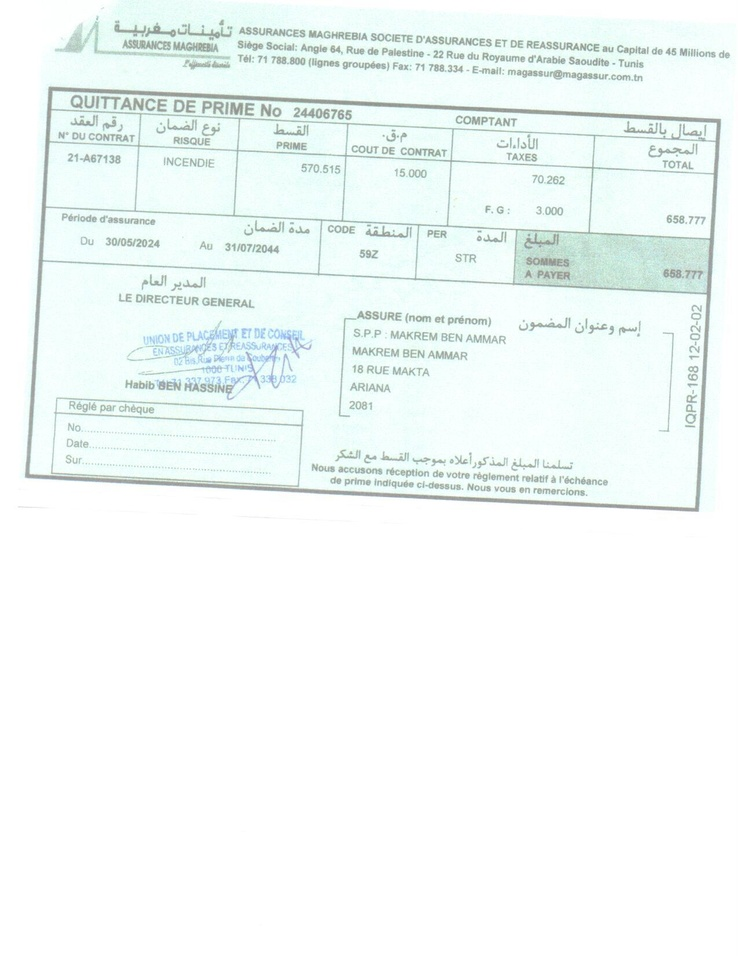
#> input picture image/HP0006.jpg, 738 x 956 px, shrunk from 1275 x 1650 before the run
$ python -i TableExtractor.py   (imports and definitions only)
#> lines starting #> are read from the running program, lines starting #| are printed output that depends on the picture; after the words box and inside, x2 and y2 are one past the last pixel; in counts of white or black regions, pixels touching at a corner belong together
import cv2
import numpy as np
import os

class TableExtractor:

    def __init__(self, image_path):
        self.image_path = image_path

    def execute(self):
        self.read_image()
        self.store_process_image("0_original.jpg", self.image)
        self.convert_image_to_grayscale()
        self.store_process_image("1_grayscaled.jpg", self.grayscale_image)
        self.threshold_image()
        self.store_process_image("3_thresholded.jpg", self.thresholded_image)
        self.invert_image()
        self.store_process_image("4_inverteded.jpg", self.inverted_image)
        self.dilate_image()
        self.store_process_image("5_dialateded.jpg", self.dilated_image)
        self.find_contours()
        self.store_process_image("6_all_contours.jpg", self.image_with_all_contours)
        self.filter_contours_and_leave_only_rectangles()
        self.store_process_image("7_only_rectangular_contours.jpg", self.image_with_only_rectangular_contours)
        self.find_largest_contour_by_area()
        self.store_process_image("8_contour_with_max_area.jpg", self.image_with_contour_with_max_area)
        self.order_points_in_the_contour_with_max_area()
        self.store_process_image("9_with_4_corner_points_plotted.jpg", self.image_with_points_plotted)
        self.calculate_new_width_and_height_of_image()
        self.apply_perspective_transform()
        self.store_process_image("10_perspective_corrected.jpg", self.perspective_corrected_image)
        self.add_10_percent_padding()
        self.store_process_image("11_perspective_corrected_with_padding.jpg", self.perspective_corrected_image_with_padding)
        return self.perspective_corrected_image_with_padding

    def read_image(self):
        self.image = cv2.imread(self.image_path)
#> self.image is the input picture: shape (956, 738, 3); mean B, G, R 248, 249.2, 242.6

    def convert_image_to_grayscale(self):
        self.grayscale_image = cv2.cvtColor(self.image, cv2.COLOR_BGR2GRAY)

    def blur_image(self):
        self.blurred_image = cv2.blur(self.grayscale_image, (5, 5))

    def threshold_image(self):
        self.thresholded_image = cv2.threshold(self.grayscale_image, 0, 255, cv2.THRESH_BINARY + cv2.THRESH_OTSU)[1]
#> self.thresholded_image: shape (956, 738); 92.4% white; 628 black regions (334 under 20 px), largest, box (x1, y1, x2, y2) and area: (25, 86, 721, 512) 23289, (184, 342, 293, 400) 1179, (155, 321, 261, 364) 945

    def invert_image(self):
        self.inverted_image = cv2.bitwise_not(self.thresholded_image)

    def dilate_image(self):
        kernel = cv2.getStructuringElement(cv2.MORPH_RECT, (2, 2))
        self.dilated_image = cv2.dilate(self.inverted_image, kernel, iterations=2)
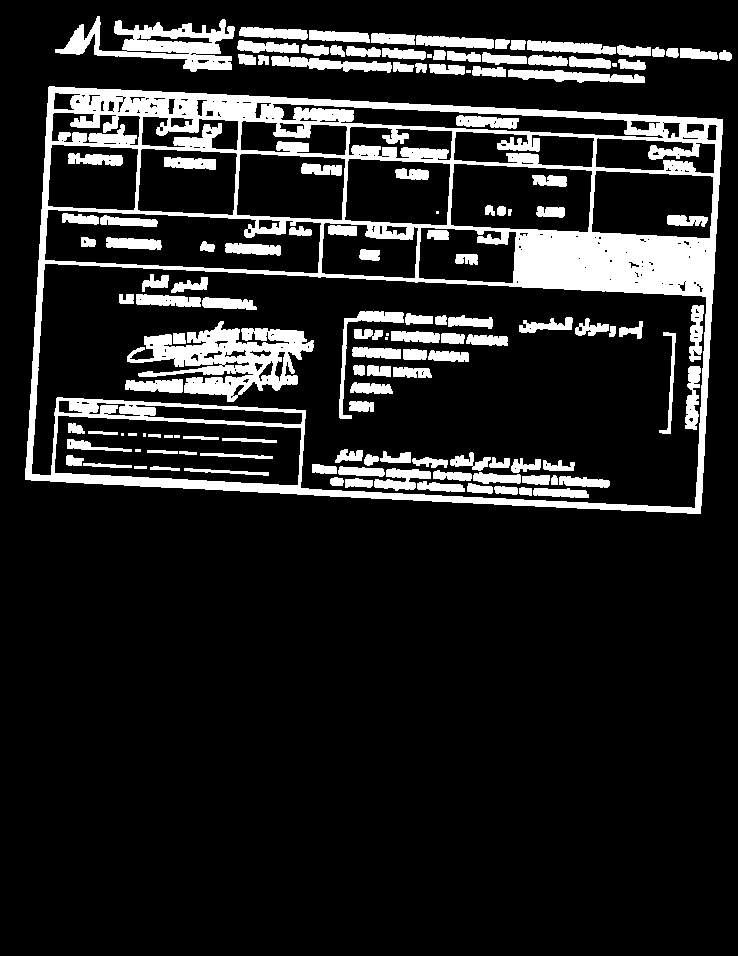
#> self.dilated_image: shape (956, 738); 14% white; 135 white regions (9 under 20 px)
        output_dir = "image"
        os.makedirs(output_dir, exist_ok=True)
        cv2.imwrite(os.path.join(output_dir, "dilated_image_test.jpg"), self.dilated_image)
        print("Dilation applied and image saved")

    def find_contours(self):
        self.contours, self.hierarchy = cv2.findContours(self.dilated_image, cv2.RETR_TREE, cv2.CHAIN_APPROX_SIMPLE)
#> self.contours = 357 contours, 169 with area under 20; largest, box (x1, y1, x2, y2) and area: (25, 86, 723, 514) 266616, (31, 263, 707, 509) 121594, (54, 415, 302, 486) 14140, (44, 209, 322, 274) 13498, (450, 163, 593, 233) 8684; self.hierarchy = 357 rows, first 6: [310, -1, 1, -1], [23, -1, 2, 0], [3, -1, -1, 1], [4, 2, -1, 1], [5, 3, -1, 1], [6, 4, -1, 1]
        self.image_with_all_contours = self.image.copy()
        cv2.drawContours(self.image_with_all_contours, self.contours, -1, (0, 255, 0), 3)
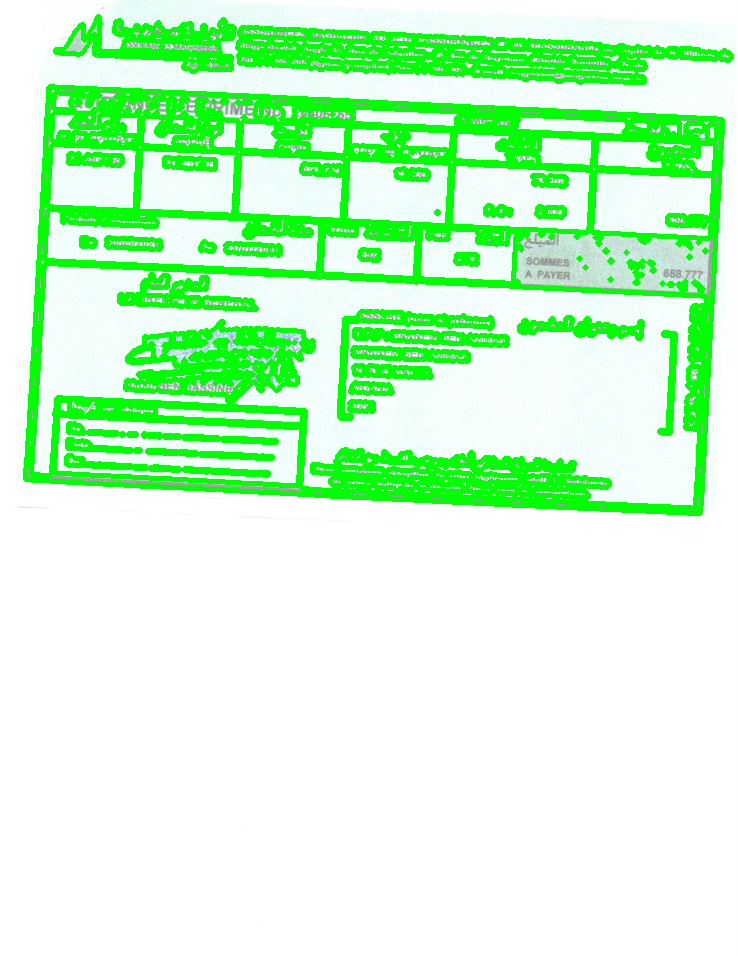
#> self.image_with_all_contours: shape (956, 738, 3); 17.53% of pixels changed, all inside (x1, y1, x2, y2) = (23, 14, 734, 516)

    def filter_contours_and_leave_only_rectangles(self):
        self.rectangular_contours = []
        for contour in self.contours:
            peri = cv2.arcLength(contour, True)
            approx = cv2.approxPolyDP(contour, 0.01 * peri, True)
            if len(approx) == 4:
                self.rectangular_contours.append(approx)
#> this loop made 357 passes
#> peri on passes 4, 7, 9: 63.66, 51.9, 38.83
#> after the loop, self.rectangular_contours = 78 contours, 61 with area under 20; largest, box (x1, y1, x2, y2) and area: (25, 87, 723, 514) 265821, (55, 416, 301, 485) 13873, (451, 164, 592, 232) 8402, (592, 171, 713, 238) 7180, (237, 155, 345, 220) 6360
        self.image_with_only_rectangular_contours = self.image.copy()
        cv2.drawContours(self.image_with_only_rectangular_contours, self.rectangular_contours, -1, (0, 255, 0), 3)
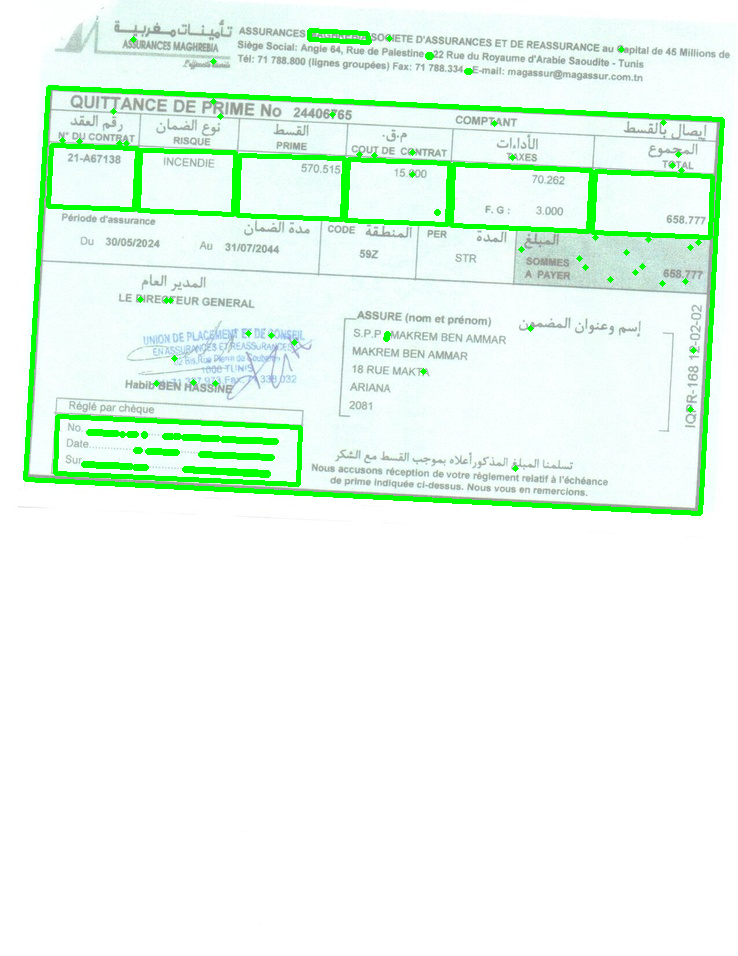
#> self.image_with_only_rectangular_contours: shape (956, 738, 3); 4.04% of pixels changed, all inside (x1, y1, x2, y2) = (23, 28, 725, 516)

    def find_largest_contour_by_area(self):
        max_area = 0
        self.contour_with_max_area = None
        for contour in self.rectangular_contours:
            area = cv2.contourArea(contour)
            if area > max_area:
                max_area = area
                self.contour_with_max_area = contour
#> this loop made 78 passes
#> (area, max_area, self.contour_with_max_area) on pass 1: (265821, 265821, [[48, 87], [25, 479], [700, 513], [722, 119]])
#> after the loop, max_area = 265821
        self.image_with_contour_with_max_area = self.image.copy()
        cv2.drawContours(self.image_with_contour_with_max_area, [self.contour_with_max_area], -1, (0, 255, 0), 3)
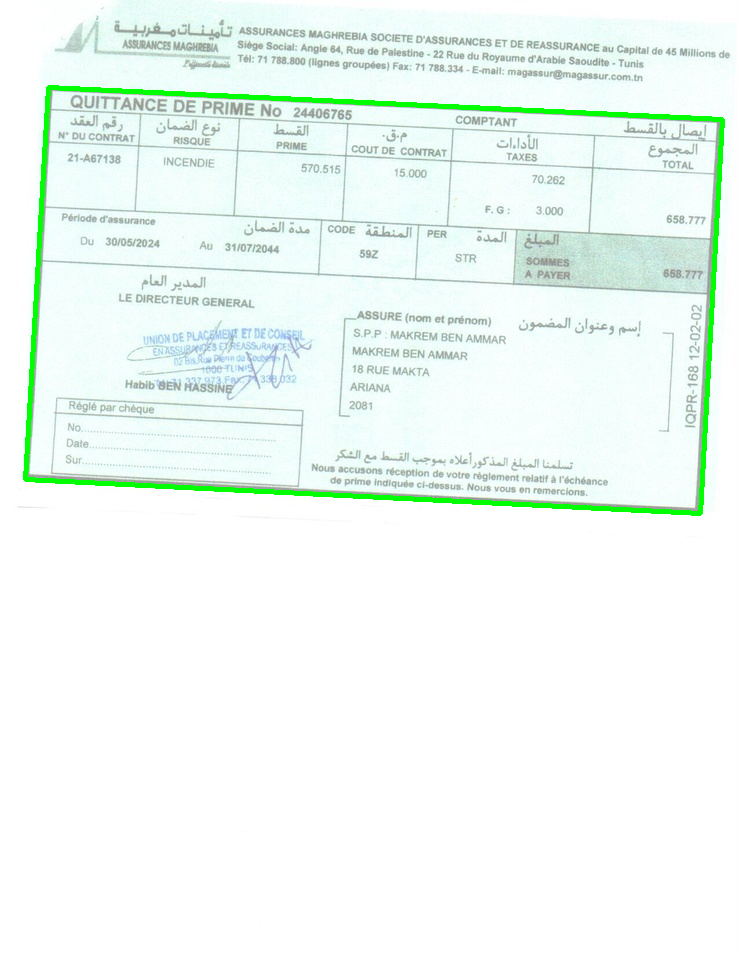
#> self.image_with_contour_with_max_area: shape (956, 738, 3); 1.51% of pixels changed, all inside (x1, y1, x2, y2) = (23, 85, 725, 516)

    def order_points_in_the_contour_with_max_area(self):
        self.contour_with_max_area_ordered = self.order_points(self.contour_with_max_area)
#> in order_points, `pts = pts.reshape(4, 2)`: pts = [[48, 87], [25, 479], [700, 513], [722, 119]]
#> in order_points, `s = pts.sum(axis=1)`: s = [135, 504, 1213, 841]
#> in order_points, `diff = np.diff(pts, axis=1)`: diff = [39, 454, -187, -603]
#> self.contour_with_max_area_ordered = [[48, 87], [722, 119], [700, 513], [25, 479]]
        self.image_with_points_plotted = self.image.copy()
        for point in self.contour_with_max_area_ordered:
            point_coordinates = (int(point[0]), int(point[1]))
            self.image_with_points_plotted = cv2.circle(self.image_with_points_plotted, point_coordinates, 10, (0, 0, 255), -1)
#> this loop made 4 passes
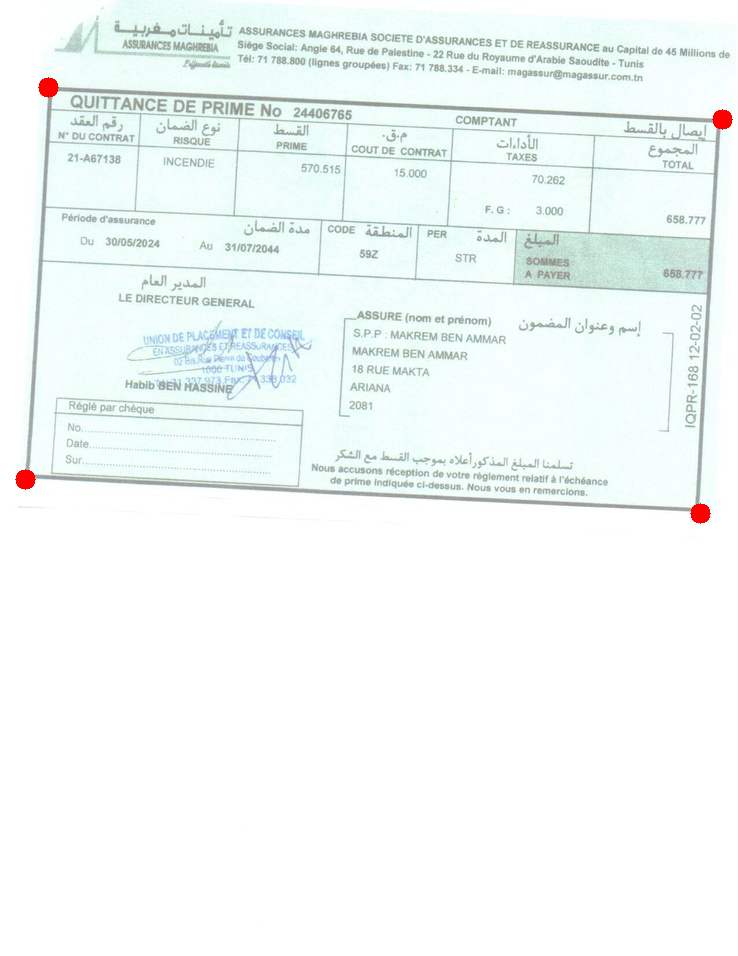
#> self.image_with_points_plotted: shape (956, 738, 3); mean B, G, R 247.5, 248.8, 242.6

    def calculate_new_width_and_height_of_image(self):
        existing_image_width = self.image.shape[1]
        existing_image_width_reduced_by_10_percent = int(existing_image_width * 0.9)

        distance_between_top_left_and_top_right = self.calculateDistanceBetween2Points(self.contour_with_max_area_ordered[0], self.contour_with_max_area_ordered[1])
#> in calculateDistanceBetween2Points, `dis = ((p2[0] - p1[0]) ** 2 + (p2[1] - p1[1]) ** 2) ** 0.5`: dis = 674.8
#> distance_between_top_left_and_top_right = 674.8
        distance_between_top_left_and_bottom_left = self.calculateDistanceBetween2Points(self.contour_with_max_area_ordered[0], self.contour_with_max_area_ordered[3])
#> distance_between_top_left_and_bottom_left = 392.7

        aspect_ratio = distance_between_top_left_and_bottom_left / distance_between_top_left_and_top_right
#> aspect_ratio = 0.582

        self.new_image_width = existing_image_width_reduced_by_10_percent
        self.new_image_height = int(self.new_image_width * aspect_ratio)
#> self.new_image_height = 386

    def apply_perspective_transform(self):
        pts1 = np.float32(self.contour_with_max_area_ordered)
#> pts1 = [[48, 87], [722, 119], [700, 513], [25, 479]]
        pts2 = np.float32([[0, 0], [self.new_image_width, 0], [self.new_image_width, self.new_image_height], [0, self.new_image_height]])
#> pts2 = [[0, 0], [664, 0], [664, 386], [0, 386]]
        matrix = cv2.getPerspectiveTransform(pts1, pts2)
#> matrix = [[0.988, 0.058, -52.47], [-0.0467, 0.984, -83.39], [7.14e-06, 4.62e-06, 1]]
        self.perspective_corrected_image = cv2.warpPerspective(self.image, matrix, (self.new_image_width, self.new_image_height))

    def add_10_percent_padding(self):
        image_height = self.image.shape[0]
        padding = int(image_height * 0.1)
        self.perspective_corrected_image_with_padding = cv2.copyMakeBorder(self.perspective_corrected_image, padding, padding, padding, padding, cv2.BORDER_CONSTANT, value=[255, 255, 255])
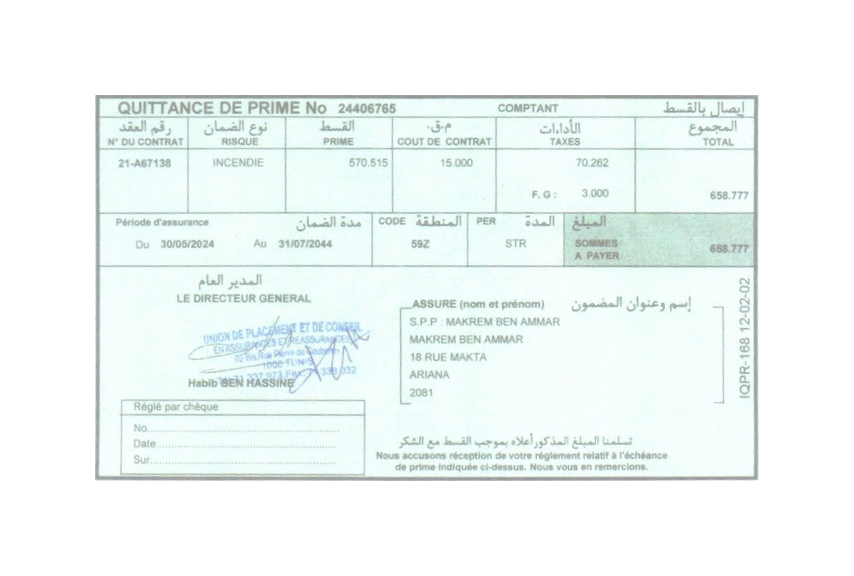
#> self.perspective_corrected_image_with_padding: shape (576, 854, 3); mean B, G, R 247.2, 248.5, 241.3

    def draw_contours(self):
        self.image_with_contours = self.image.copy()
        cv2.drawContours(self.image_with_contours,  [ self.contour_with_max_area ], -1, (0, 255, 0), 1)

    def calculateDistanceBetween2Points(self, p1, p2):
        dis = ((p2[0] - p1[0]) ** 2 + (p2[1] - p1[1]) ** 2) ** 0.5
        return dis

    def order_points(self, pts):
        # initialzie a list of coordinates that will be ordered
        # such that the first entry in the list is the top-left,
        # the second entry is the top-right, the third is the
        # bottom-right, and the fourth is the bottom-left
        pts = pts.reshape(4, 2)
        rect = np.zeros((4, 2), dtype="float32")

        # the top-left point will have the smallest sum, whereas
        # the bottom-right point will have the largest sum
        s = pts.sum(axis=1)
        rect[0] = pts[np.argmin(s)]
        rect[2] = pts[np.argmax(s)]

        # now, compute the difference between the points, the
        # top-right point will have the smallest difference,
        # whereas the bottom-left will have the largest difference
        diff = np.diff(pts, axis=1)
        rect[1] = pts[np.argmin(diff)]
        rect[3] = pts[np.argmax(diff)]

        # return the ordered coordinates
        return rect

    def store_process_image(self, file_name, image):
        path = "./process_images/table_extractor/" + file_name
        cv2.imwrite(path, image)


>>> result = TableExtractor('image/HP0006.jpg').execute()
